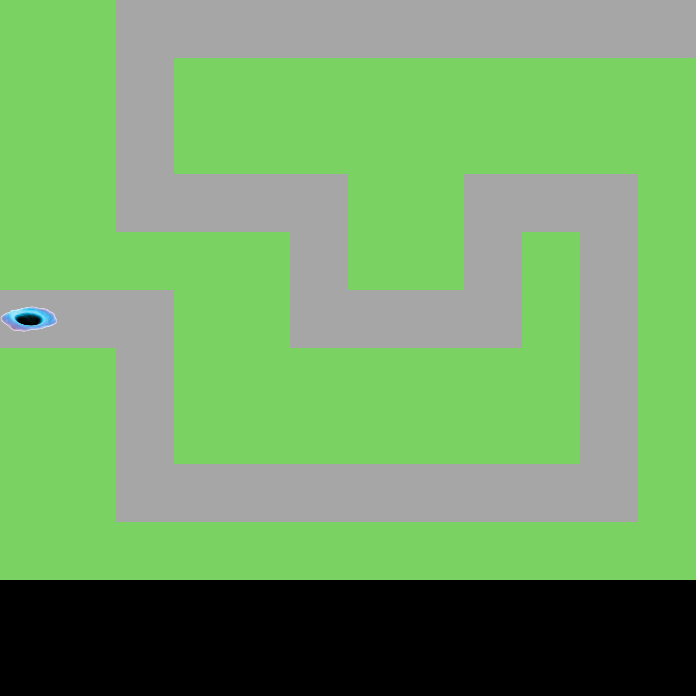

This game map was drawn from its Tiled (.tmx) file and the tilesets committed beside it. A one-line description and the full map source follow:
An orthogonal 12x12 tile map with 58x58 px tiles, 1 tile layer (Tile Layer 1).

<map version="1.8" tiledversion="1.8.4" orientation="orthogonal" renderorder="right-down" width="12" height="12" tilewidth="58" tileheight="58" infinite="0" nextlayerid="2" nextobjectid="1">
 <tileset firstgid="1" source="Tiles.tsx" />
 <layer id="1" name="Tile Layer 1" width="12" height="12">
  <data encoding="csv">
3,3,4,4,4,4,4,4,4,4,4,5,
3,3,4,3,3,3,3,3,3,3,3,3,
3,3,4,3,3,3,3,3,3,3,3,3,
3,3,4,4,4,4,3,3,4,4,4,3,
3,3,3,3,3,4,3,3,4,3,4,3,
2,4,4,3,3,4,4,4,4,3,4,3,
3,3,4,3,3,3,3,3,3,3,4,3,
3,3,4,3,3,3,3,3,3,3,4,3,
3,3,4,4,4,4,4,4,4,4,4,3,
3,3,3,3,3,3,3,3,3,3,3,3
</data>
 </layer>
</map>
